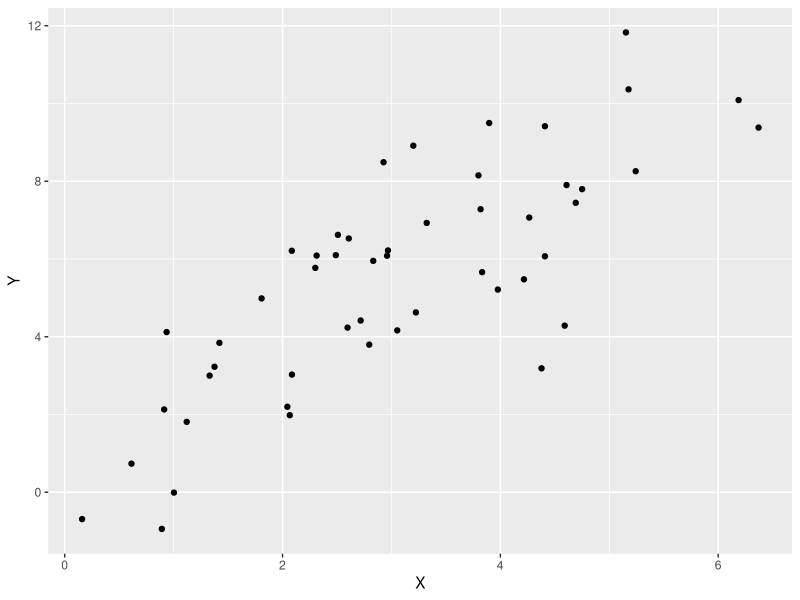
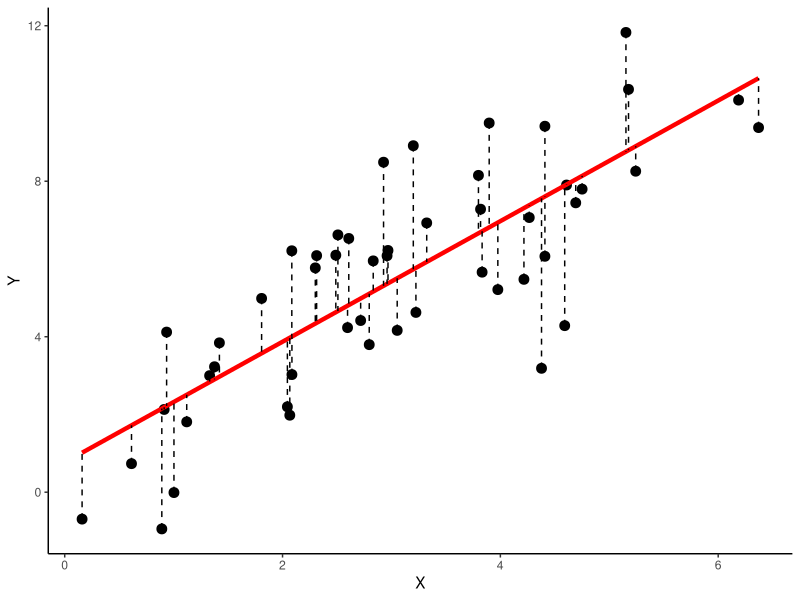
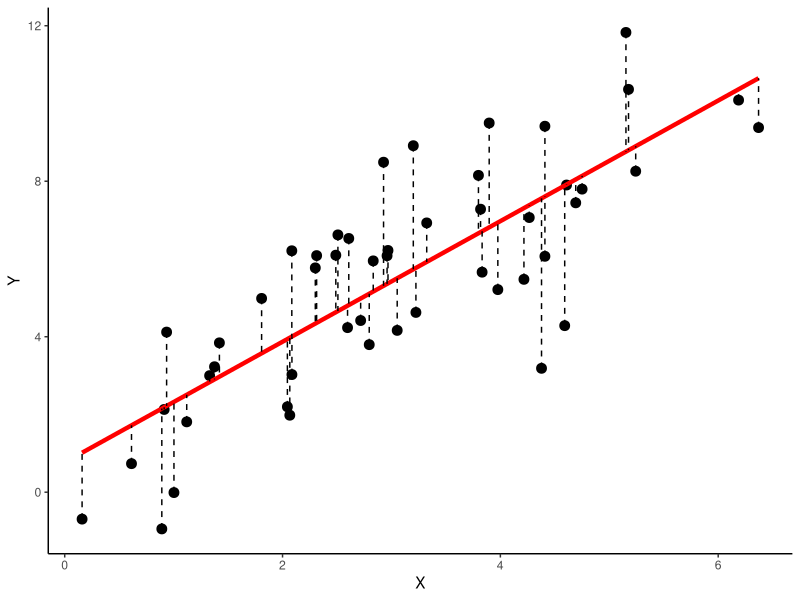

These figures' R source, in order:
## ---- chunk 1
knitr::opts_chunk$set(echo = TRUE)
## ---- chunk 2
library(tidyverse)
library(broom)
## ---- chunk 3
set.seed(20160921)

npts <- 50
X <- seq(1, 5, length.out = npts) + rnorm(npts)
a <- 1.0
b <- 1.5
Y <- b*X + a + rnorm(npts, sd = 2)  

df.xy <- data.frame(X = X, Y = Y)

## ---- chunk 4
p <-
  ggplot(df.xy, aes(x = X, y = Y)) + 
  geom_point()

p
## ---- chunk 5
fit.xy <- lm(Y ~ X, data = df.xy)
df.xy.augmented <- augment(fit.xy, df.xy)
## ---- chunk 6
p.fit <- 
  ggplot(df.xy.augmented, aes(X, Y)) + 
  geom_point(size=3) + 
  geom_smooth(method="lm", color="red", se = FALSE, size=1.5) +
  geom_segment(aes(xend = X, yend = .fitted), linetype="dashed") +
  theme_classic()

p.fit
## ---- chunk 7
ggsave("bivariate-regression-image.pdf", p.fit)

